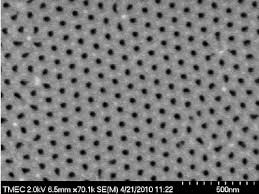
#> input picture SEM Image 2.jpg, 259 x 194 px
$ python threshold.py   (Python 2 division)
#> lines starting #> are read from the running program, lines starting #| are printed output that depends on the picture; after the words box and inside, x2 and y2 are one past the last pixel; in counts of white or black regions, pixels touching at a corner belong together
# -*- coding: utf-8 -*-
"""
Created on Sat Feb 27 09:40:29 2016

@author: vishva
"""

import cv2
import numpy as np
from matplotlib import pyplot as plt
#import Tkinter
#import tkMessageBox
#import easygui
import ctypes

'''reading the original image'''
img1 = cv2.imread('SEM Image 2.jpg',0)
#> img1 is the input picture: shape (194, 259); min 0, max 255, mean 120.5


ret,thresh1 = cv2.threshold(img1,127,255,cv2.THRESH_BINARY)
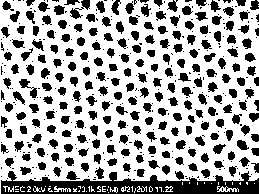
#> thresh1: shape (194, 259); 67.3% white; 447 black regions (222 under 20 px), largest, box (x1, y1, x2, y2) and area: (1, 171, 259, 194) 3198, (70, 0, 90, 19) 147, (19, 79, 37, 98) 127
ret,thresh2 = cv2.threshold(img1,110,255,cv2.THRESH_BINARY_INV)
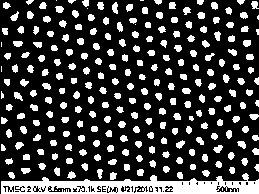
#> thresh2: shape (194, 259); 23.2% white; 240 white regions (14 under 20 px), largest, box (x1, y1, x2, y2) and area: (1, 173, 259, 194) 2941, (112, 2, 118, 14) 53, (213, 145, 223, 153) 51
ret,thresh3 = cv2.threshold(img1,127,255,cv2.THRESH_TRUNC)
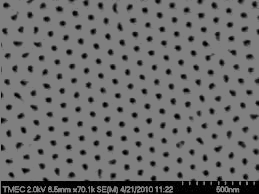
#> thresh3: shape (194, 259); min 0, max 127, mean 108.4
ret,thresh4 = cv2.threshold(img1,127,255,cv2.THRESH_TOZERO)
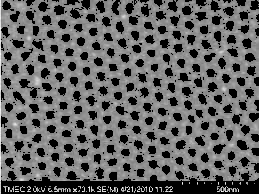
#> thresh4: shape (194, 259); min 0, max 255, mean 97.6
ret,thresh5 = cv2.threshold(img1,127,255,cv2.THRESH_TOZERO_INV)
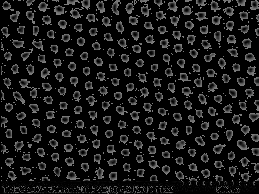
#> thresh5: shape (194, 259); min 0, max 127, mean 23

titles = ['Original Image','BINARY','BINARY_INV','TRUNC','TOZERO','TOZERO_INV']
images = [img1, thresh1, thresh2, thresh3, thresh4, thresh5]

for i in xrange(6):
    plt.subplot(2,3,i+1),plt.imshow(images[i],'gray')
    plt.title(titles[i])
    plt.xticks([]),plt.yticks([])

plt.show()


'''croping the image '''
#tkMessageBox.showinfo("Image area selection","Select two points which will crop the image and the calculations will be based on the selected area")
#> (the run stopped early here; a loop or call above may not have finished)
